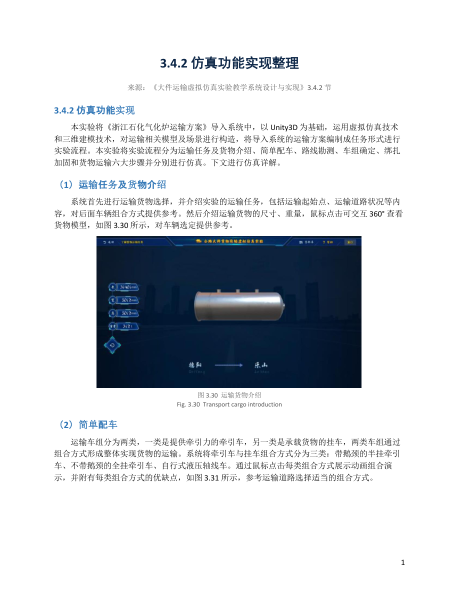
#> input picture word_pdf_pages/page-01.png, 918 x 1188 px (shown at 1/2 size); its folder holds only this picture in this run
$ python make_contact_sheet.py
#> lines starting #> are read from the running program, lines starting #| are printed output that depends on the picture
from pathlib import Path

from PIL import Image, ImageDraw

src = Path("word_pdf_pages")
paths = sorted(src.glob("page-*.png"))
thumbs = []
for path in paths:
    im = Image.open(path).convert("RGB")
#> im is the input picture: PIL image 918x1188 RGB; mean R, G, B 213.9, 217.1, 221
    im.thumbnail((420, 560))
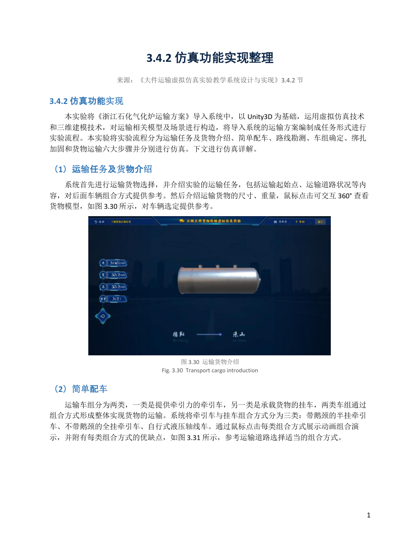
#> im: PIL image 420x544 RGB; mean R, G, B 213.8, 216.9, 220.8
    canvas = Image.new("RGB", (440, 600), "white")
#> canvas: PIL image 440x600 RGB; every value is 255
    x = (440 - im.width) // 2
#> x = 10
    canvas.paste(im, (x, 20))
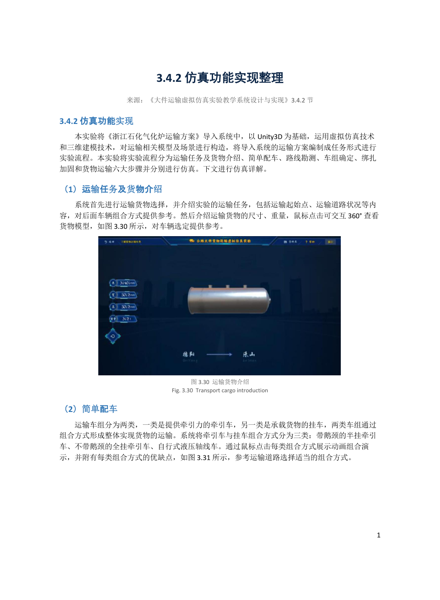
#> canvas: PIL image 440x600 RGB; mean R, G, B 219.3, 222.1, 225.4
    draw = ImageDraw.Draw(canvas)
    draw.text((12, 575), path.stem, fill=(40, 40, 40))
    thumbs.append(canvas)

cols = 2
rows = (len(thumbs) + cols - 1) // cols
#> rows = 1
sheet = Image.new("RGB", (cols * 440, rows * 600), (235, 235, 235))
#> sheet: PIL image 880x600 RGB; every value is 235
for idx, im in enumerate(thumbs):
    sheet.paste(im, ((idx % cols) * 440, (idx // cols) * 600))
#> this loop made 1 pass
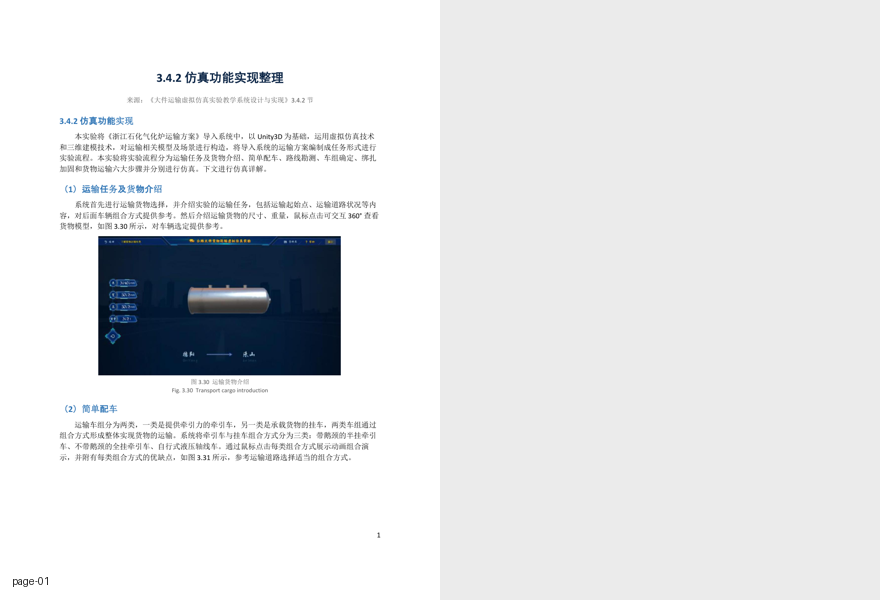
#> sheet: PIL image 880x600 RGB; mean R, G, B 227.1, 228.5, 230.2
sheet.save("word_layout_contact_sheet.png")
print(Path("word_layout_contact_sheet.png").resolve())

$ run again, on word_pdf_pages/page-05.png
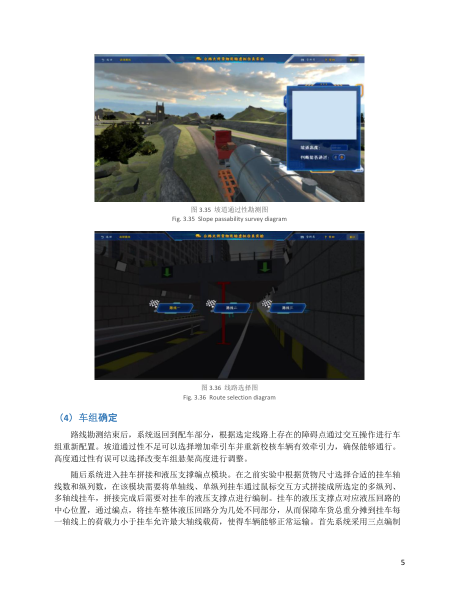
#> input picture word_pdf_pages/page-05.png, 918 x 1188 px (shown at 1/2 size)
#> im is the input picture: PIL image 918x1188 RGB; mean R, G, B 195.5, 197.2, 198.1
#> im: PIL image 420x544 RGB
#> `canvas.paste(im, (x, 20))`:
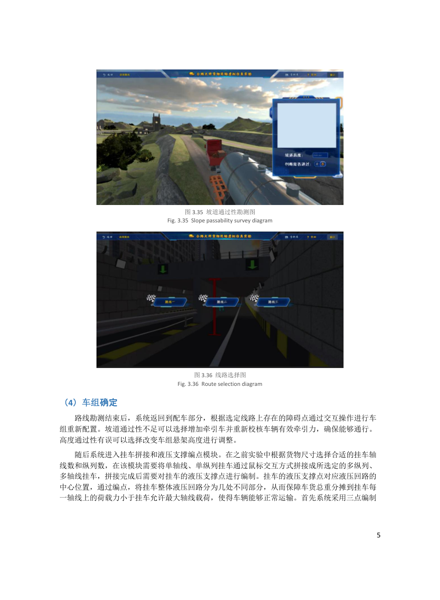
#> canvas: PIL image 440x600 RGB; mean R, G, B 203.3, 204.8, 205.6
#> rows = 1
#> the loop `for idx, im in enumerate(thumbs):` made 1 pass
#> after the loop `for idx, im in enumerate(thumbs):`:
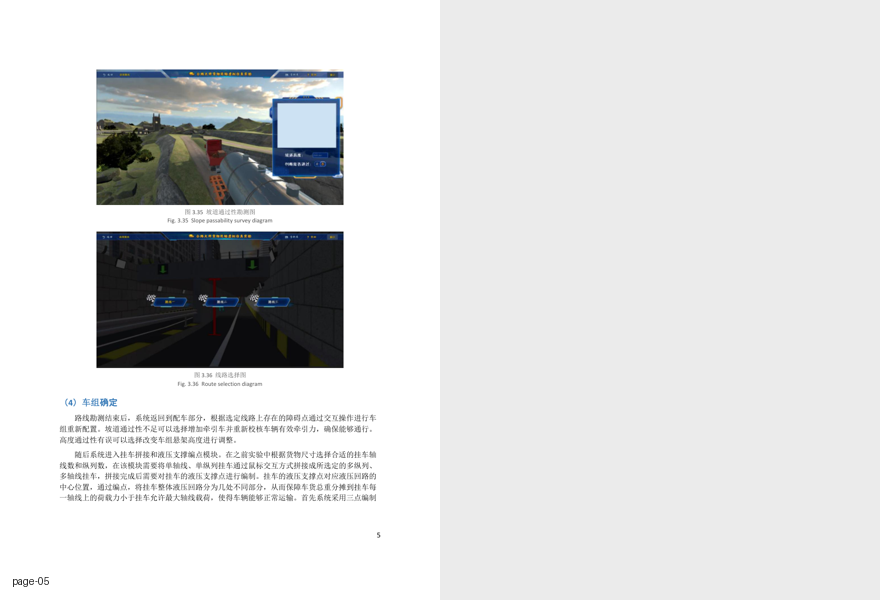
#> sheet: PIL image 880x600 RGB; mean R, G, B 219.1, 219.9, 220.3

$ run again, on word_pdf_pages/page-06.png
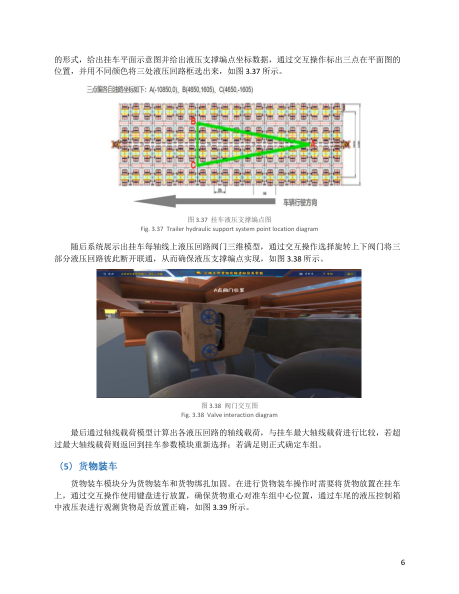
#> input picture word_pdf_pages/page-06.png, 918 x 1188 px (shown at 1/2 size)
#> im is the input picture: PIL image 918x1188 RGB; mean R, G, B 223.1, 221.4, 219.5
#> im: PIL image 420x544 RGB
#> `canvas.paste(im, (x, 20))`:
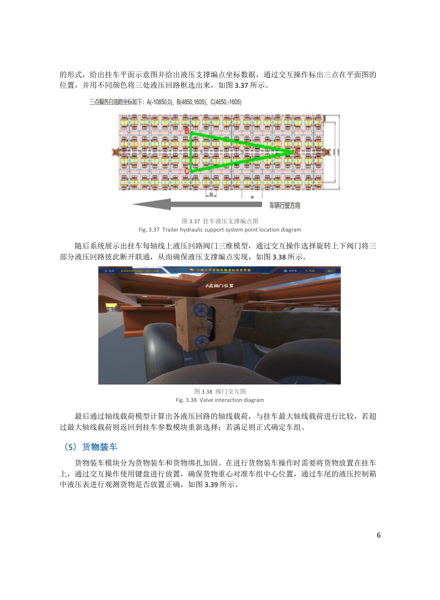
#> canvas: PIL image 440x600 RGB; mean R, G, B 227.3, 225.8, 224.2
#> rows = 1
#> the loop `for idx, im in enumerate(thumbs):` made 1 pass
#> after the loop `for idx, im in enumerate(thumbs):`:
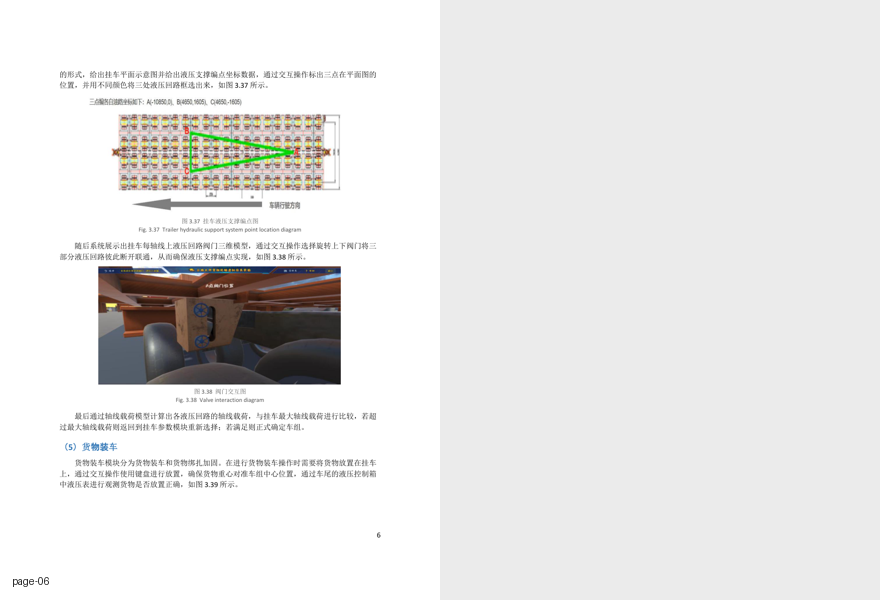
#> sheet: PIL image 880x600 RGB; mean R, G, B 231.1, 230.4, 229.5

$ run again, on word_pdf_pages/page-07.png
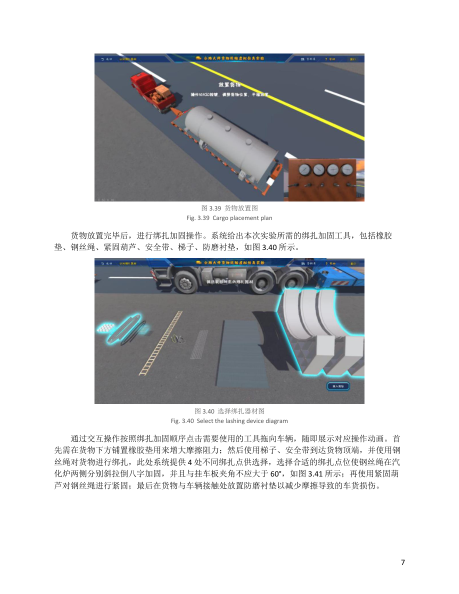
#> input picture word_pdf_pages/page-07.png, 918 x 1188 px (shown at 1/2 size)
#> im is the input picture: PIL image 918x1188 RGB; mean R, G, B 207.7, 208.7, 210.4
#> im: PIL image 420x544 RGB
#> `canvas.paste(im, (x, 20))`:
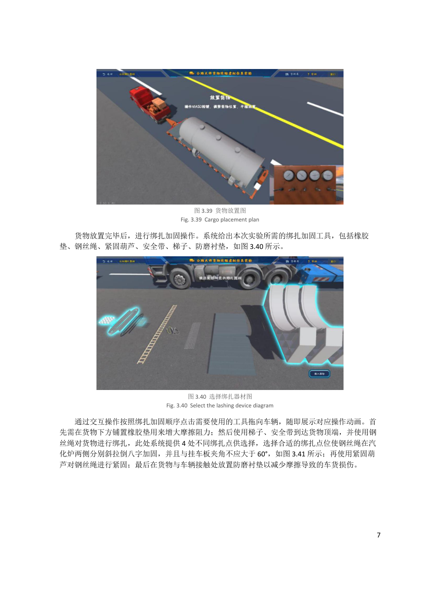
#> canvas: PIL image 440x600 RGB; mean R, G, B 214, 214.8, 216.3
#> rows = 1
#> the loop `for idx, im in enumerate(thumbs):` made 1 pass
#> after the loop `for idx, im in enumerate(thumbs):`:
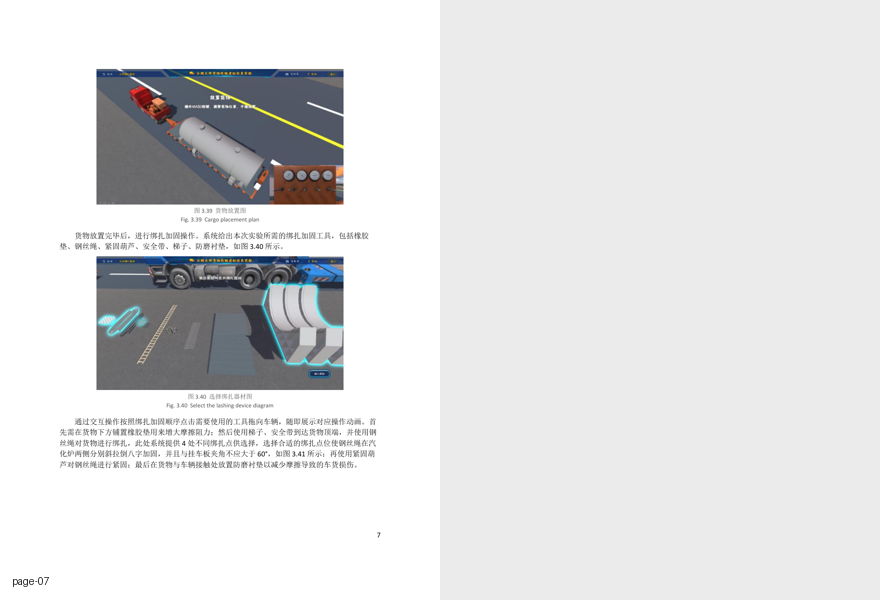
#> sheet: PIL image 880x600 RGB; mean R, G, B 224.4, 224.9, 225.6

$ run again, on word_pdf_pages/page-02.png
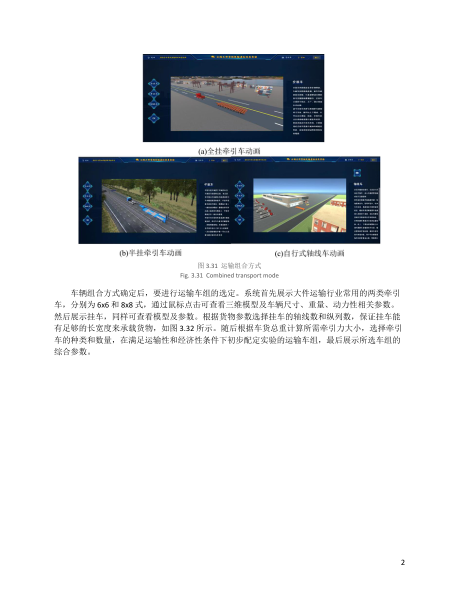
#> input picture word_pdf_pages/page-02.png, 918 x 1188 px (shown at 1/2 size)
#> im is the input picture: PIL image 918x1188 RGB; mean R, G, B 221.1, 223.2, 225.3
#> im: PIL image 420x544 RGB
#> `canvas.paste(im, (x, 20))`:
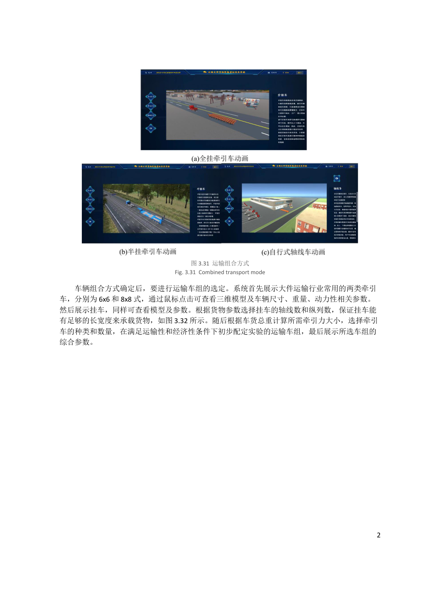
#> canvas: PIL image 440x600 RGB; mean R, G, B 225.6, 227.4, 229.2
#> rows = 1
#> the loop `for idx, im in enumerate(thumbs):` made 1 pass
#> after the loop `for idx, im in enumerate(thumbs):`:
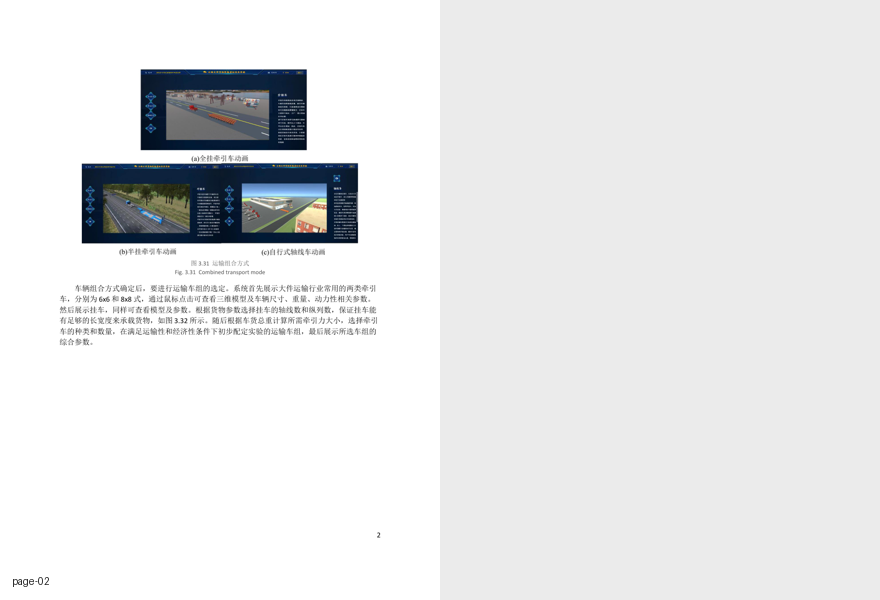
#> sheet: PIL image 880x600 RGB; mean R, G, B 230.3, 231.2, 232.1
